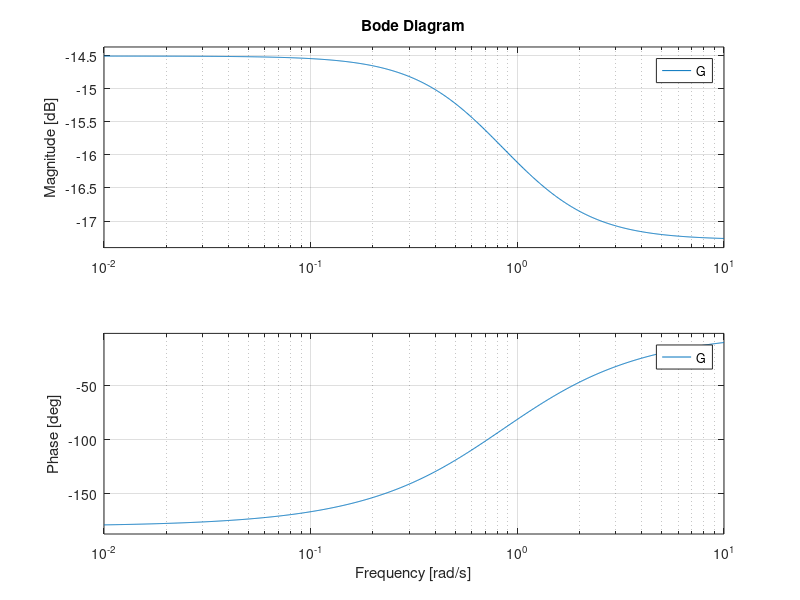
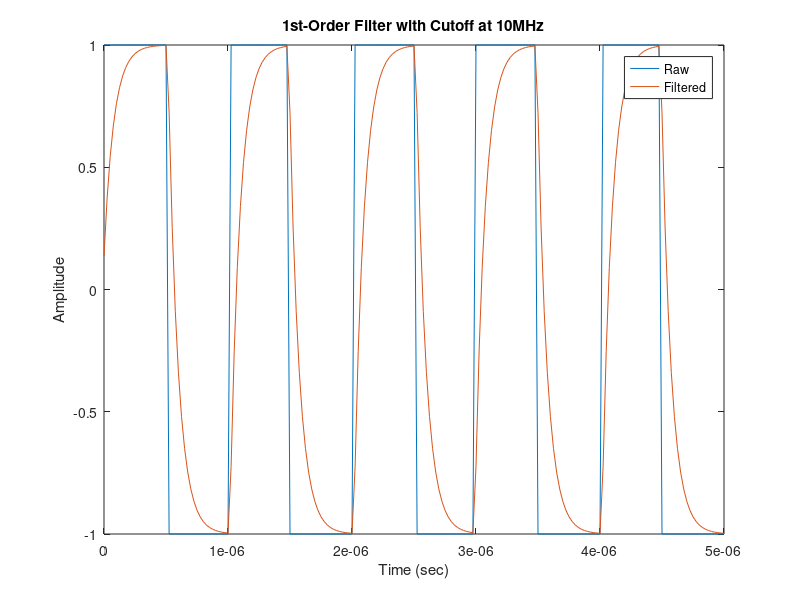

These figures' MATLAB source, in order:

N = 200;
freq = 1e6;
T = 1/freq;
S = 5*T;
t = 0:(1/N)*S:S;
y = square(2*pi*freq*t,50);

fs = 0.2e9;
N = 1; 
cutoff_Hz = 10000000;  
[b,a]=butter(N,cutoff_Hz/(fs/2),'low'); 
y_filt = filter(b,a,y);
G = tf(b,a);
bode(G)

figure;
plot(t,y,t,y_filt);
xlabel('Time (sec)');
ylabel('Amplitude');
ylim([-1 1]);
legend('Raw','Filtered');
title(['1st-Order Filter with Cutoff at 10MHz']);